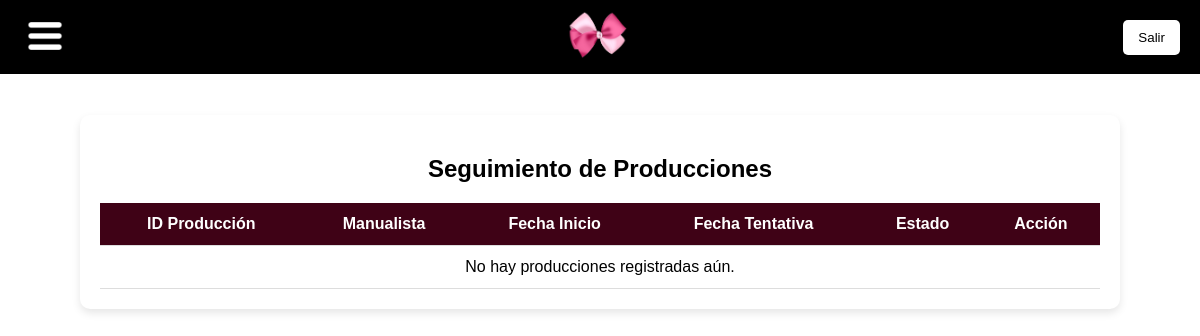
Page /seguimiento-produccion/ (signed in) on the earlier database version.
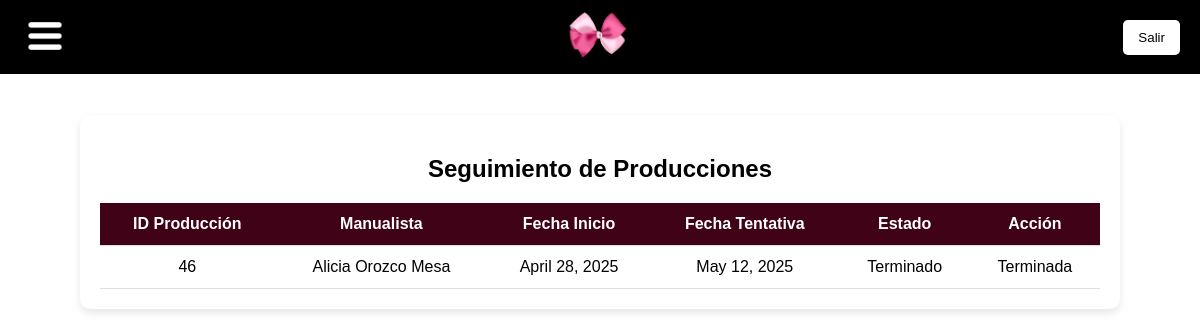
Same page on the later database version.
### app_alejandra/models.py (models this page shows, shortened)
class Produccion(models.Model):
    manualista = models.ForeignKey('Manualista', on_delete=models.CASCADE)
    fecha_inicio = models.DateField()
    fecha_tentativa = models.DateField()
    estado = models.CharField(max_length=20, choices=EstadoProduccion.choices, default=EstadoProduccion.PENDIENTE)

class Manualista(models.Model):
    TIPOS_DOCUMENTO = [
        ('CC', 'Cédula de Ciudadanía'),
        ('NIT', 'Número de Identificación Tributaria'),
        ('CE', 'Cédula de Extranjería'),
        ('PAS', 'Pasaporte'),
    ]
    tipo_documento = models.CharField(max_length=3, choices=TIPOS_DOCUMENTO, default='CC')
    documento = models.CharField(max_length=50, unique=True)
    nombre = models.CharField(max_length=200, unique=True)
    telefono = models.CharField(max_length=15, blank=True, null=True)
    email = models.EmailField(blank=True, null=True)
    direccion = models.TextField(blank=True, null=True)
    fecha_nacimiento = models.DateField(blank=True, null=True)  # Campo opcional

### app_alejandra/views.py (the view, shortened to what this page needs)
# urls.py: path('seguimiento-produccion/', views.seguimiento_produccion_view, name='seguimiento_produccion'),
@login_required
def seguimiento_produccion_view(request):
    producciones = Produccion.objects.all().order_by('-fecha_inicio')
    return render(request, 'seguimiento_produccion.html', {
        'producciones': producciones
    })

### app_alejandra/templates/seguimiento_produccion.html (shortened to what this page needs)
{% extends "base.html" %}
{% block content %}
<div class="form-container">
    <h2>Seguimiento de Producciones</h2>
    <table>
        <thead>
            <tr>
                <th>ID Producción</th>
                <th>Manualista</th>
                <th>Fecha Inicio</th>
                <th>Fecha Tentativa</th>
                <th>Estado</th>
                <th>Acción</th>
            </tr>
        </thead>
        <tbody>
            {% for produccion in producciones %}
            <tr>
                <td>{{ produccion.id }}</td>
                <td>{{ produccion.manualista.nombre }}</td>
                <td>{{ produccion.fecha_inicio }}</td>
                <td>{{ produccion.fecha_tentativa }}</td>
                <td>{{ produccion.estado }}</td>
                <td>
                    {% if produccion.estado != "Terminado" %}
                    <form method="POST" style="display:inline;">
                        {% csrf_token %}
                        <input type="hidden" name="produccion_id" value="{{ produccion.id }}">
                        <button type="submit" class="btn-finish">Marcar como Terminada</button>
                    </form>
                    {% else %}
                    Terminada
                    {% endif %}
                </td>
            </tr>
            {% empty %}
            <tr>
                <td colspan="6">No hay producciones registradas aún.</td>
            </tr>
            {% endfor %}
        </tbody>
    </table>
</div>
{% endblock %}

Differences in the rows shown:
added Produccion: id "46", manualista.nombre "Alicia Orozco Mesa", fecha_inicio "April 28, 2025", fecha_tentativa "May 12, 2025", estado "Terminado", shows "Terminada"
Other differences:
text no longer shown: "No hay producciones registradas aún."
